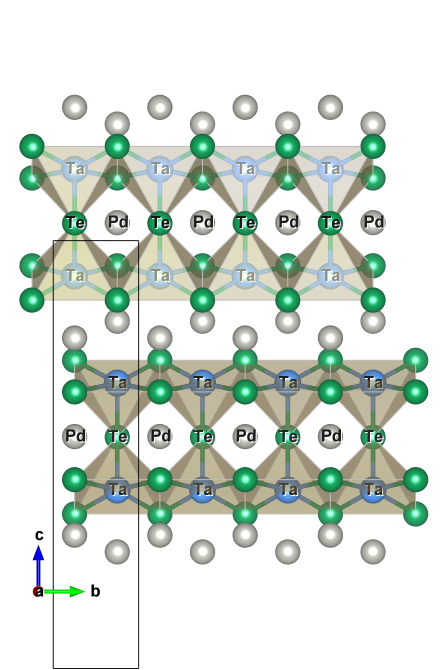
#> input picture data/images/TaPdTe5_abulkstructure.png, 888 x 1340 px (shown at 1/2 size)
$ python combine_fig1.py
#> lines starting #> are read from the running program, lines starting #| are printed output that depends on the picture; after the words box and inside, x2 and y2 are one past the last pixel; in counts of white or black regions, pixels touching at a corner belong together
from pathlib import Path
ROOT = Path(__file__).resolve().parents[1]
"""Combine the VESTA a- and b-projections of bulk Ta2Pd3Te5 into Fig. 1, panels (a) and (b).
The right panel is scaled so both unit-cell boxes have the same c height (856 vs 777 px)
and shifted so the box edges, hence the atomic rows, align. A red line marks x = a/2,
the mid-plane between the two sheets. Panel labels match Fig. 2."""
from PIL import Image, ImageDraw, ImageFont
import numpy as np
L=Image.open(ROOT/'data/images/TaPdTe5_abulkstructure.png').convert('RGB')
R=Image.open(ROOT/'data/images/TaPdTe5_bbulkstructure.png').convert('RGB')
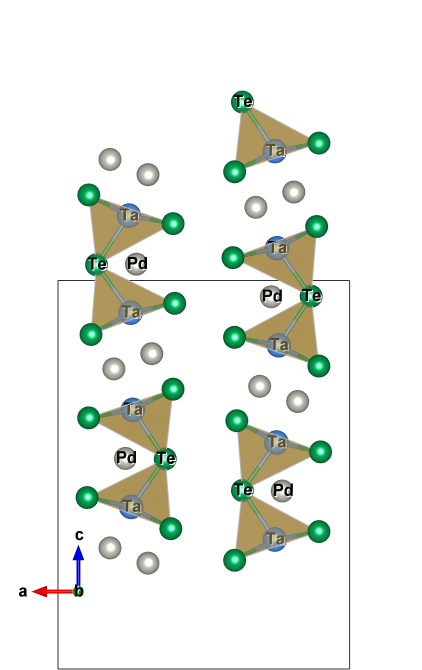
#> input picture data/images/TaPdTe5_bbulkstructure.png, 843 x 1340 px (shown at 1/2 size)
s=(1336.5-480.5)/(1337.5-560.5)
R2=R.resize((round(R.width*s),round(R.height*s)),Image.LANCZOS)
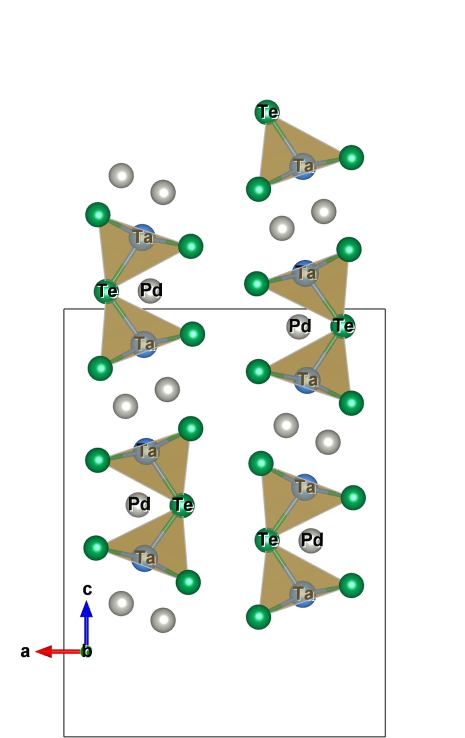
#> R2: PIL image 929x1476 RGB (shown at 1/2 size); mean R, G, B 235.2, 237.9, 232.2
dy=round(480.5-560.5*s); gap=40
C=Image.new('RGB',(L.width+gap+R2.width,L.height),'white')
#> C: PIL image 1857x1340 RGB; every value is 255
C.paste(L,(0,0)); C.paste(R2,(L.width+gap,dy))
#> after `C.paste(R2, (L.width + gap, dy))`:
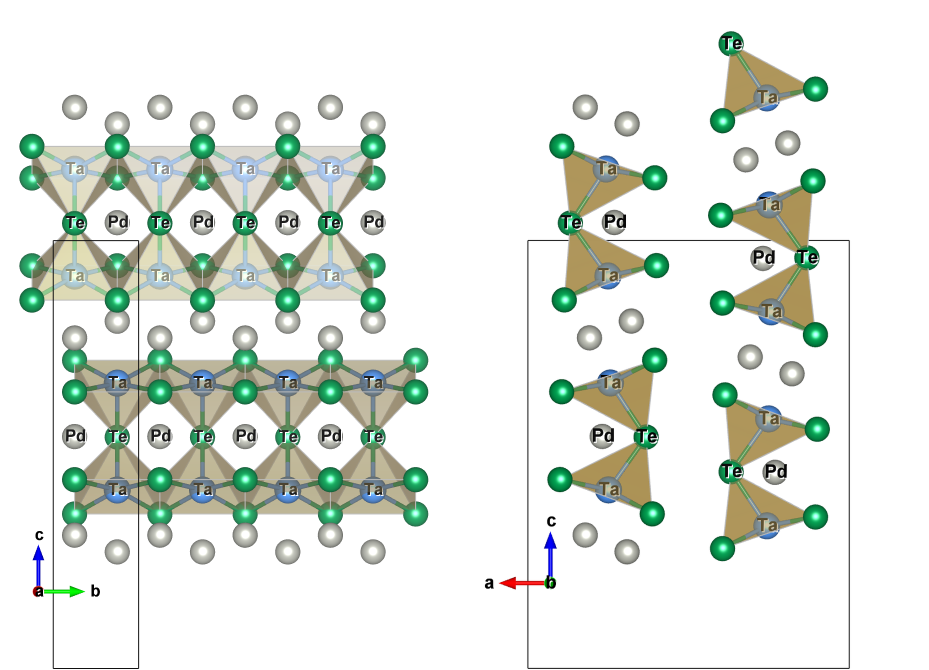
#> C: PIL image 1857x1340 RGB (shown at 1/2 size); mean R, G, B 225.4, 230.6, 223.8
a=np.array(C.convert('L'))<245; ys=np.where(a.any(1))[0]; xs=np.where(a.any(0))[0]
#> after `a = np.array(C.convert('L')) < 245`:
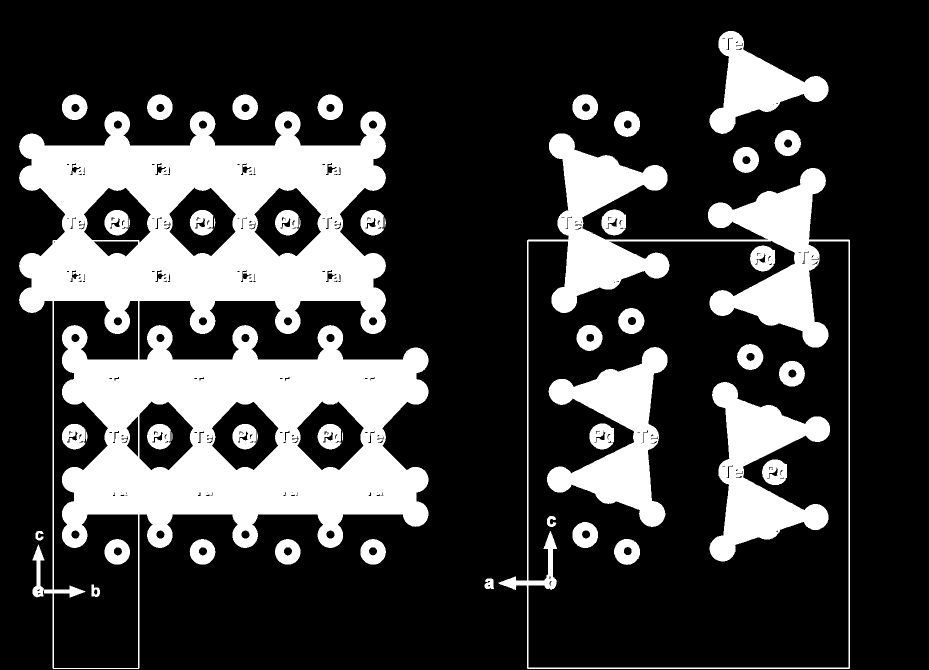
#> a: shape (1340, 1857) bool (shown at 1/2 size); 25.1% white; 51 white regions (4 under 20 px), largest, box (x1, y1, x2, y2) and area: (38, 223, 857, 1338) 385649, (997, 267, 1700, 1338) 87144, (1094, 694, 1335, 1054) 37818
#> after `ys = np.where(a.any(1))[0]`: ys = 1276 values from 62 to 1337
#> after `xs = np.where(a.any(0))[0]`: xs = 1541 values from 38 to 1699
x0,y0=max(xs[0]-20,0),max(ys[0]-20,0)
#> x0 = 18; y0 = 42
C=C.crop((x0,y0,min(xs[-1]+20,C.width),min(ys[-1]+20,C.height)))
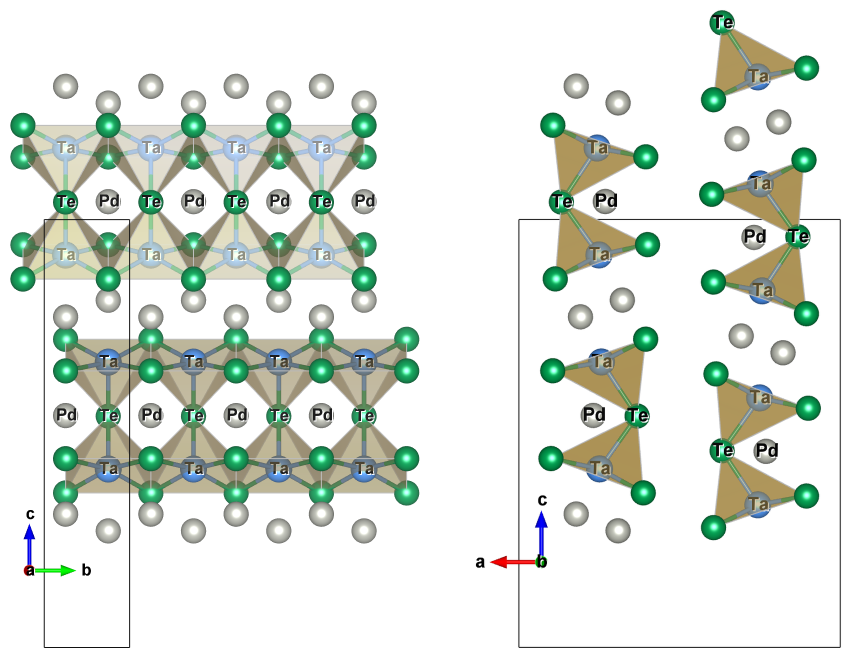
#> C: PIL image 1701x1298 RGB (shown at 1/2 size); mean R, G, B 221.7, 227.5, 219.9
d=ImageDraw.Draw(C); xr=(1037+1680)/2                 # x = a/2 of the right cell box (cropped coords)
d.line([(xr,10),(xr,C.height-10)],fill=(220,0,0),width=5)
# panel labels in a top margin, as in Fig. 2 (font scaled to the image width ratio of the two figures)
top=70; D=Image.new('RGB',(C.width,C.height+top),'white'); D.paste(C,(0,top))
#> after `D = Image.new('RGB', (C.width, C.height + top), 'white')`: D: PIL image 1701x1368 RGB; every value is 255
#> after `D.paste(C, (0, top))`:
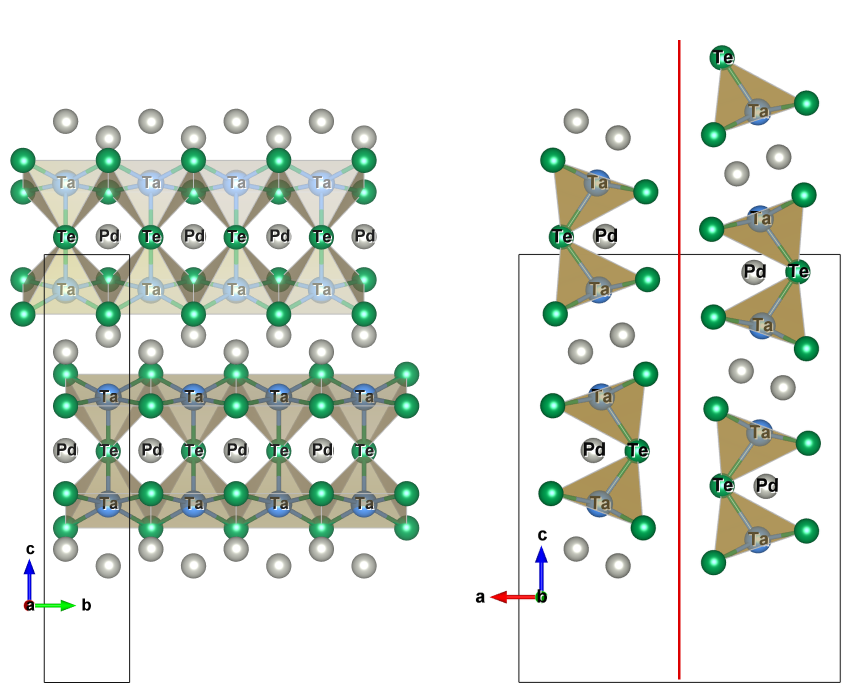
#> D: PIL image 1701x1368 RGB (shown at 1/2 size); mean R, G, B 223.3, 228.2, 221
f=ImageFont.truetype('/usr/share/fonts/truetype/crosextra/Carlito-Regular.ttf',round(40*C.width/969))
dd=ImageDraw.Draw(D)
dd.text((10,0),'(a)',fill='black',font=f); dd.text((L.width+gap-x0+10,0),'(b)',fill='black',font=f)
D.save(ROOT/'figures/fig1_bulk_structure.png',dpi=(300,300)); print(D.size)
#> after `D.save(ROOT / 'figures/fig1_bulk_structure.png', dpi=(300, 300))`:
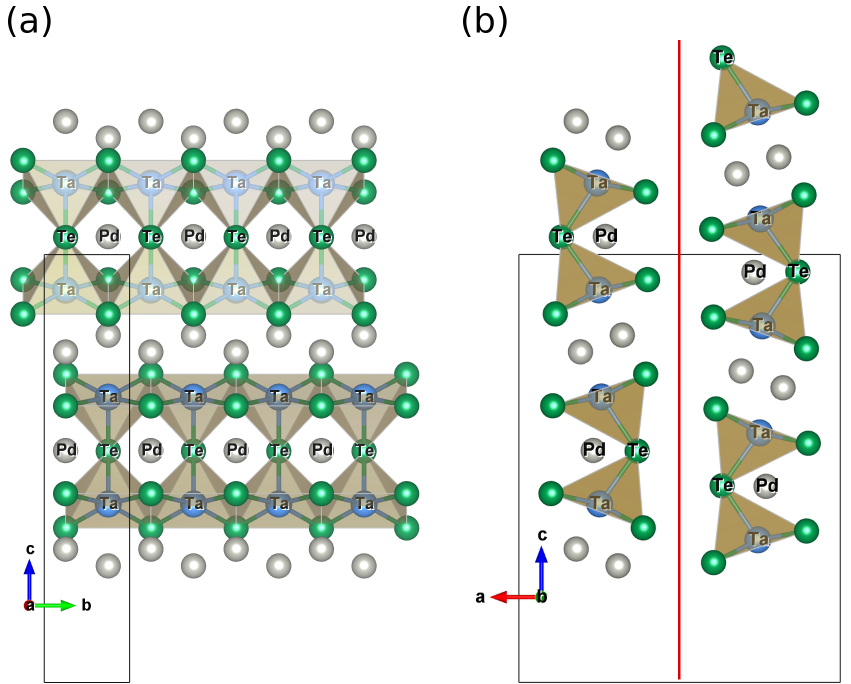
#> saved as fig1_bulk_structure.png: PIL image 1701x1368 RGB (shown at 1/2 size); mean R, G, B 222.9, 227.9, 220.7
#| (1701, 1368)
